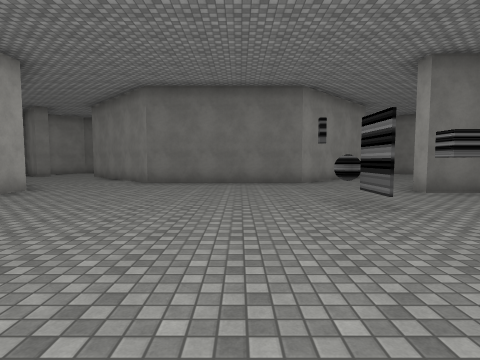
View 1 (above)

20 first-person views from a walk through a Unity game level. The camera is 1.5 m above the floor, tilts 4° down and sees 80° across. The floor is counted in squares, 2 m on a side. Each view is taken from the middle of a square. On the plan, view 1 faces up. The plan holds only what a view shows up to about 10 squares ahead; the rest is blank. Some surface patterns are stand-ins.

View 2
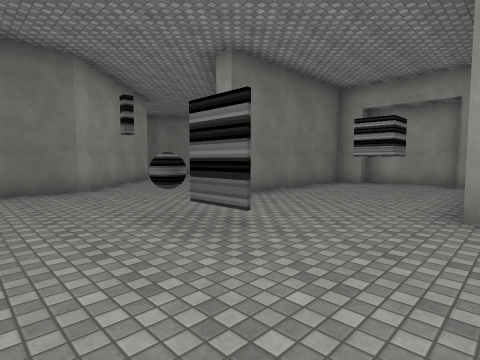

View 3
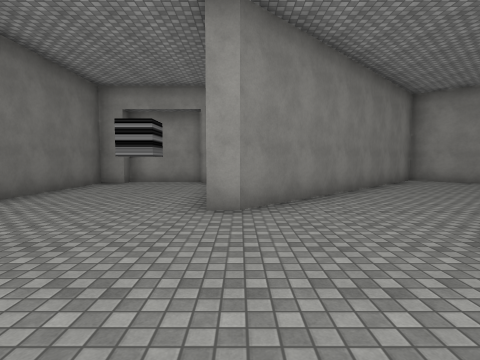

View 4
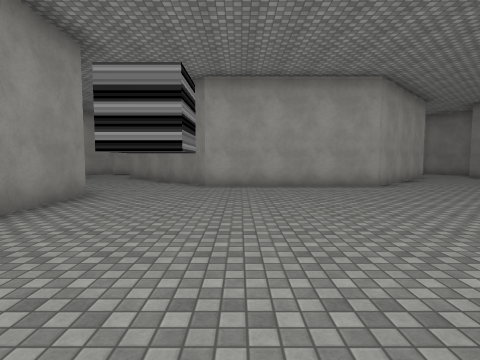

View 5
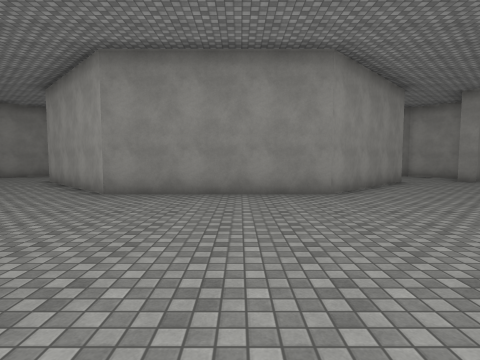

View 6
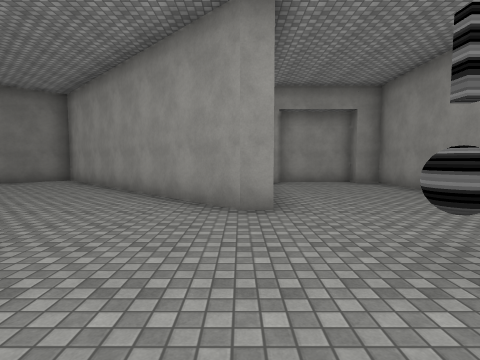

View 7
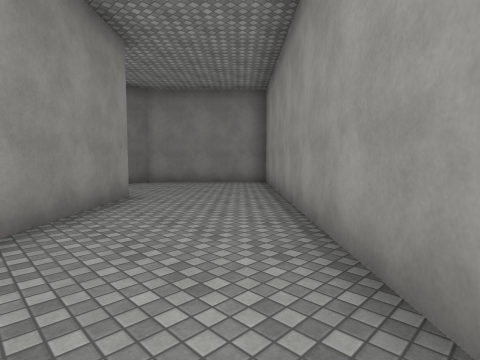

View 8
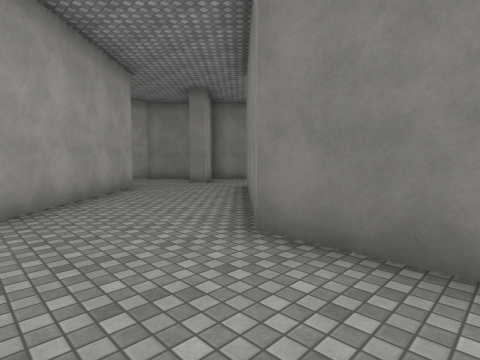

View 9
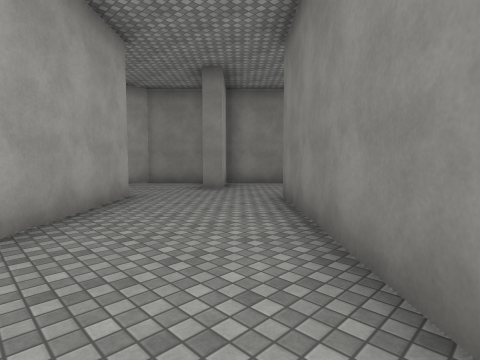

View 10
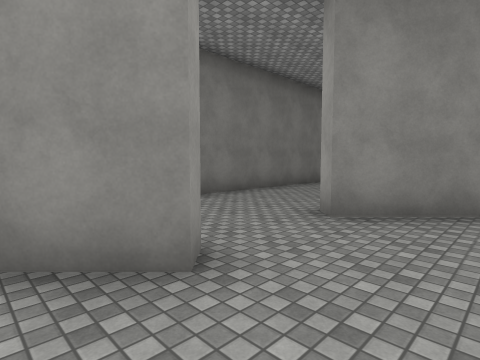

View 11
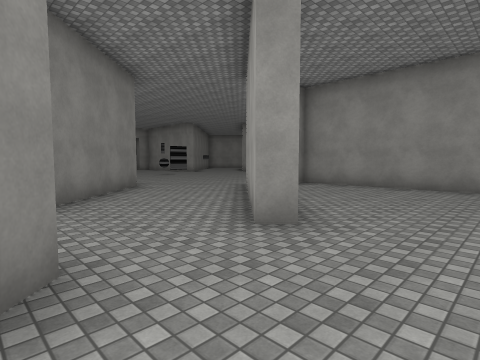

View 12
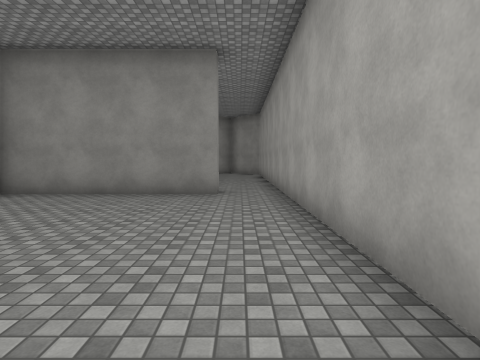

View 13
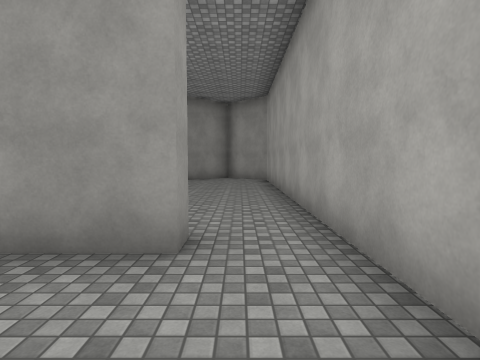

View 14
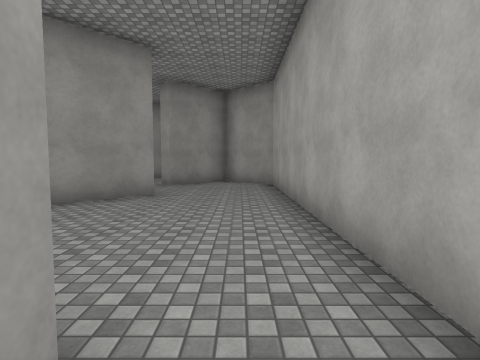

View 15
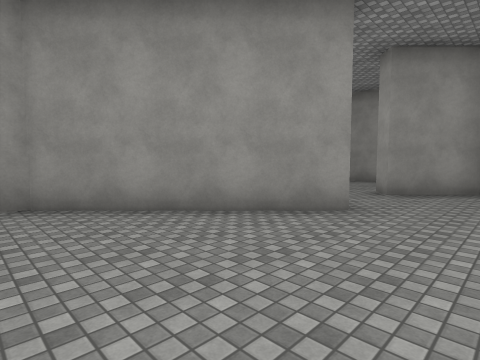

View 16
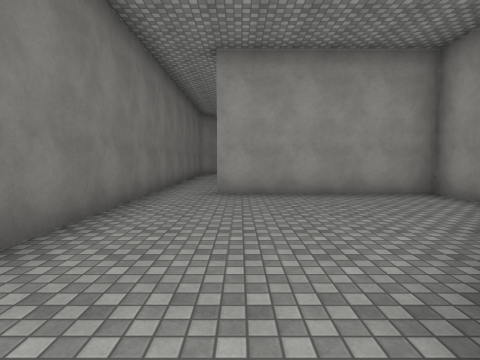

View 17
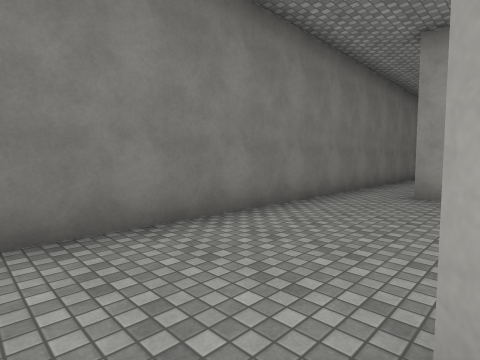

View 18
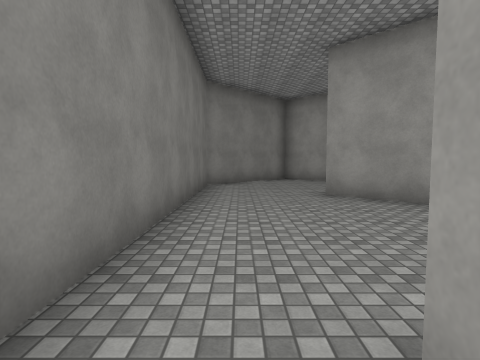

View 19
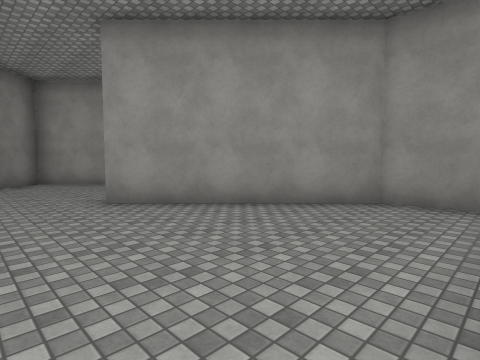

View 20
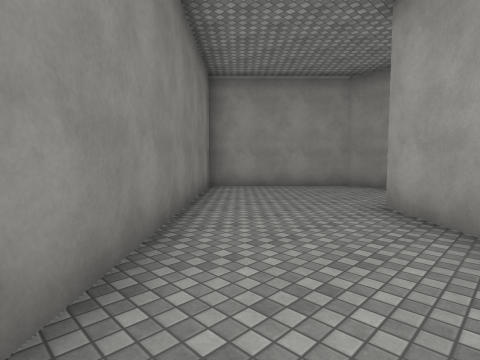

### Floor plan
Points are (right, up) in squares from view 1. A wall is a line through its corners. A room is listed if a view was taken in it or the views show most of it. See-through windows are left out.
Room 1 (views 1, 2, 3, 4, 5, 6, 7, 8, 9, 20)
walls: (2.1, 3.9) (2.1, 4.5); (6.8, 2.5) (9.3, 2.5) (9.3, 3.2) (9.8, 3.2) (9.8, 5.7) (9.3, 5.7) (9.3, 6.5) (4.3, 6.5) (4.3, 7) (8.5, 11.3); (7.4, -1.2) (4.3, 2) (4.3, 2.5); (4.9, 12.1) (2, 9.3) (-3, 9.3) (-6.5, 12.8); (-6.6, -3.9) (-3, -0.2) (2, -0.2) (4.8, -3.1); (-8.8, 10.5) (-5.2, 7) (-5.2, 2) (-7.1, 0.2)
ways out: opening at (-9, 11.5) to room 2; opening at (-9, -2.5) to room 3; opening at (-7.5, 13) to room 4; opening at (-7.5, -4); opening at (6.5, -1.5); opening at (7, 11)
objects: other object (2, 3); other object (2, 5)
Room 2 (views 10, 11, 12, 13, 14)
walls: (-9.1, 10.2) (-8.8, 10.5); (-12, 9.9) (-12, 4.5); (-10.5, 4.2) (-10.5, 4.7) (-5.8, 4.7); (-8.5, 12.9) (-8.9, 12.6) (-9.9, 13.5); (-10.7, 14) (-12, 12.6) (-12, 11.9)
ways out: opening at (-9, 11.5) to room 1; opening at (-11, 4) to room 3
Room 3 (view 15)
walls: (-9.2, -1.2) (-5.8, 2.2) (-5.8, 2.6); (-12, 4.5) (-12, -3.7) (-10.5, -5.1) (-8.9, -3.6)
ways out: opening at (-9, -2.5) to room 1; opening at (-11, 4) to room 2
Room 4 (views 16, 17, 18)
walls: (-6.5, 12.8) (-6.1, 13.2); (-8.8, 15.8) (-10.1, 14.5) (-8.5, 12.9); (-0.4, 16) (-6.9, 16); (-2, 9.7) (-0.7, 9.7) (-0.7, 14.5)
ways out: opening at (-7.5, 13) to room 1; opening at (-1, 15) to room 5
Room 5 (view 19)
walls: (0.4, 9.7) (1.8, 9.7) (5.2, 13.2); (6.6, 16) (-0.4, 16)
ways out: opening at (-1, 15) to room 4; opening at (6, 14.5)

Where each view was taken, in squares from view 1:
view 1: 0 up, 0 right, facing up
view 2: 2 up, 0 right, facing up-right
view 3: 2 up, 0 right, facing right
view 4: 3 up, 3 right, facing left
view 5: 6 up, 1 left, facing down
view 6: 7 up, 0 right, facing right
view 7: 7 up, 3 right, facing up-right
view 8: 7 up, 1 left, facing up-left
view 9: 8 up, 3 left, facing up-left
view 10: 11 up, 10 left, facing up-right
view 11: 13 up, 11 left, facing down-right
view 12: 11 up, 11 left, facing down
view 13: 7 up, 11 left, facing down
view 14: 5 up, 11 left, facing down
view 15: 3 up, 11 left, facing down-right
view 16: 14 up, 7 left, facing right
view 17: 13 up, 7 left, facing up-right
view 18: 15 up, 1 left, facing right
view 19: 15 up, 0 right, facing down-right
view 20: 1 up, 4 right, facing down-right
